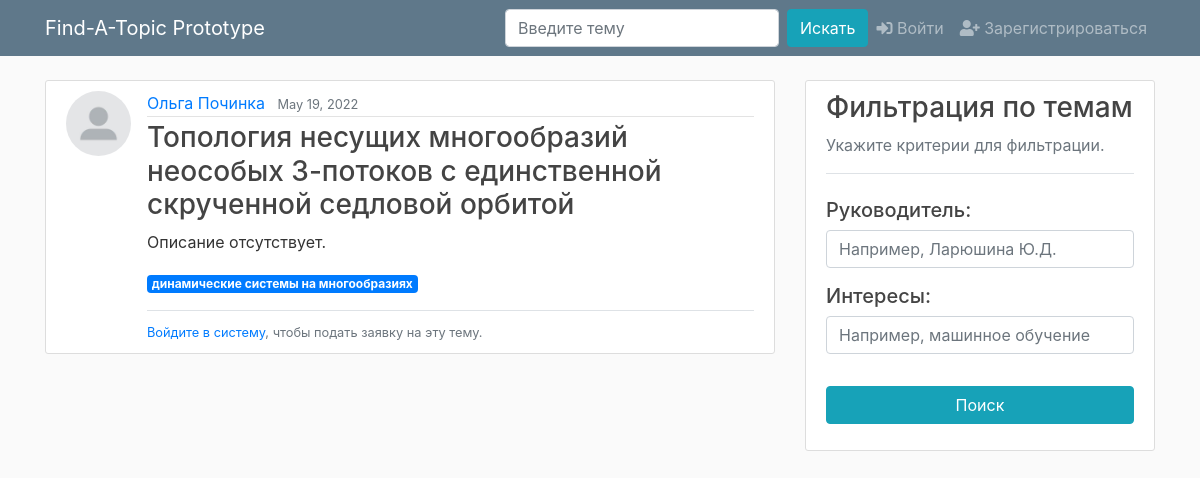
Screenshot of /topic/321 with the database file from the repository.
### test_app/models.py (models this page shows, shortened)
class Topic(models.Model):
    name_russian = models.CharField('Название на русском', max_length=300)
    name_english = models.CharField('Название на английском', max_length=300)
    description = models.TextField('Краткое описание темы')
    lecturer = models.ForeignKey(User, on_delete=models.CASCADE)
    is_taken = models.BooleanField(default=False)
    student_who_took = models.CharField(default='', max_length=200)
    date_created = models.DateTimeField(default=timezone.now)

### users/models.py (models this page shows, shortened)
class Profile(models.Model):
    user = models.OneToOneField(User, on_delete=models.CASCADE)
    image = models.ImageField(default='default.jpg',
                              upload_to='profile_pics')
    patronym = models.CharField(max_length=100, default='')
    is_lecturer = models.BooleanField(default=False)
    interests = models.TextField('Укажите свои интересы через запятую (например: машинное обучение, кибербезопасность)', default='')
    def interests_as_list(self):
        return self.interests.split(',')

### test_app/views.py (the view)
# urls.py: path('topic/<int:pk>', TopicDetailView.as_view(), name='topic-detail'),
class TopicDetailView(DetailView):
    model = Topic
    template_name = 'test_app/topic_detail.html'

### test_app/templates/test_app/topic_detail.html (shortened to what this page needs)
{% extends "test_app/base.html" %}
{% block content %}
    <article class="media content-section">
        <img class="rounded-circle article-img" src="{{ object.lecturer.profile.image.url }}">
        <div class="media-body">
            <div class="article-metadata">
                <a class="mr-2" href="{% url 'user-topics' topic.lecturer.username %}">{{ object.lecturer.first_name }} {{ object.lecturer.last_name }}</a>
                <small class="text-muted">{{ object.date_created|date:"F d, Y" }}</small>
            </div>
            <h3 class="article-title">{{ object.name_russian }}</h3>
            {% if object.description %}
                <p class="article-content"><b>Описание: </b>{{ object.description }}</p>
            {% else %}
                <p>Описание отсутствует.</p>
            {% endif %}
            <p>
                {% for interest in object.lecturer.profile.interests_as_list %}
                    <span class="badge badge-primary">{{ interest }}</span>
                {% endfor %}
            </p>
            {% if user.is_authenticated %}
                {% if object.lecturer != user %}
                    {% if user.profile.is_lecturer %} {% else %}
                        {% if topic.is_taken %}
                            <a class="btn btn-outline-info" href="{% url 'create-request-no-topic' object.id %}">Подать заявку БЕЗ темы (описав интересы)</a>
                        {% else %}
                            <a class="btn btn-outline-info" href="{% url 'create-request' object.id %}">Подать заявку на эту тему</a>
                            <a class="btn btn-outline-info" href="{% url 'create-request-no-topic' object.id %}">Подать заявку БЕЗ темы (описав интересы)</a>
                        {% endif %}
                    {% endif %}
                {% endif %}
                    <p></p>
                    <div class="border-top pt-2">
                        <small class="text-muted">
                             <form class="form-group" method="POST" action="{% url 'search-venues' %}">
                                 {% csrf_token %}
                                 <button type="submit" class="btn btn-link btn-sm" name="recommend" value="{{ object.name_russian }}">Не уверены в выборе темы? Попробуйте рекомендации по этой теме.</button>
                             </form>
                        </small>
                    </div>
            {% else %}
                <div class="border-top pt-2">
                    <small class="text-muted">
                        <a href="{% url 'login' %}">Войдите в систему</a>, чтобы подать заявку на эту тему.
                    </small>
                </div>
            {% endif %}
        </div>
    </article>
{% endblock content %}

### test_app/static/test_app/main.css (style rules this page uses)
body { background: #fafafa; color: #333333; margin-top: 5rem; }
h1, h2, h3, h4, h5, h6 { color: #444444; }
.content-section { background: #ffffff; padding: 10px 20px; border: 1px solid #dddddd; border-radius: 3px; margin-bottom: 20px; }
.article-title { color: #444444; }
.article-img { height: 65px; width: 65px; margin-right: 16px; }
.article-metadata { padding-bottom: 1px; margin-bottom: 4px; border-bottom: 1px solid #e3e3e3 }

### rows the page displays
Topic: lecturer.profile.image (placeholder picture), lecturer.first_name "Ольга", lecturer.last_name "Починка", date_created "May 19, 2022", name_russian "Топология несущих многообразий неособых 3-потоков с единственной скрученной седловой орбитой"
Profile: interests_as_list "динамические системы на многообразиях"
